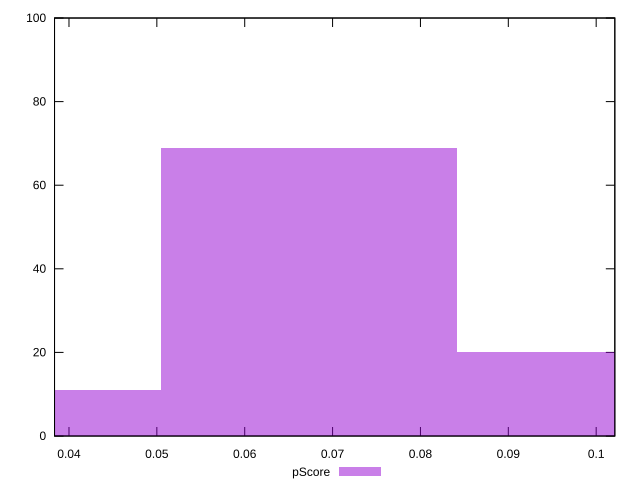

The gnuplot source for this figure:
reset

$pScore <<EOF
0.06734487364381322 69
0.03367243682190661 11
0.10101731046571984 20
EOF

set key outside below
set boxwidth 0.03367243682190661
set xrange [0.038355814093253615:0.10212197974026727]
set yrange [0:100]
set trange [0:100]
set style fill transparent solid 0.5 noborder
set terminal svg size 640, 490 enhanced background rgb 'white'
set output "reprap/interactive/samples/pages+cached+noexternal+nomedia+nocss+nojs/pScore/histogram.svg"

plot $pScore title "pScore" with boxes

reset
